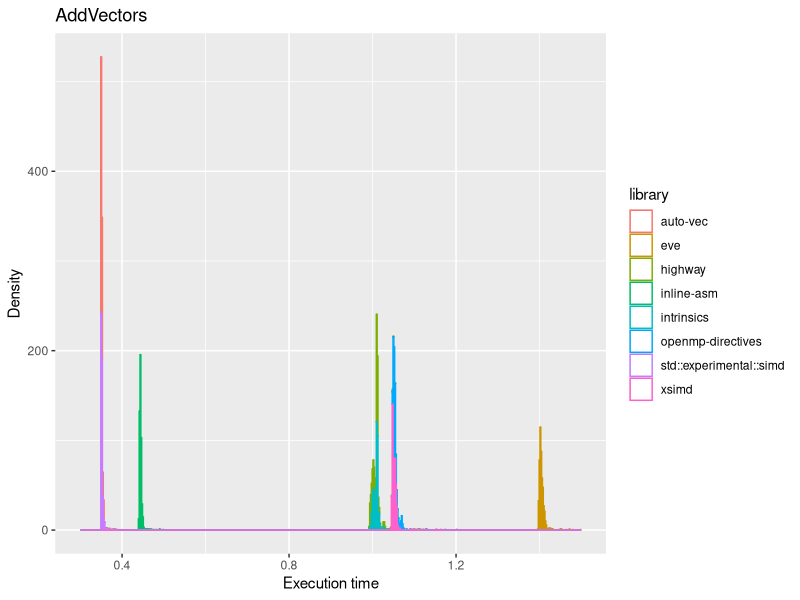
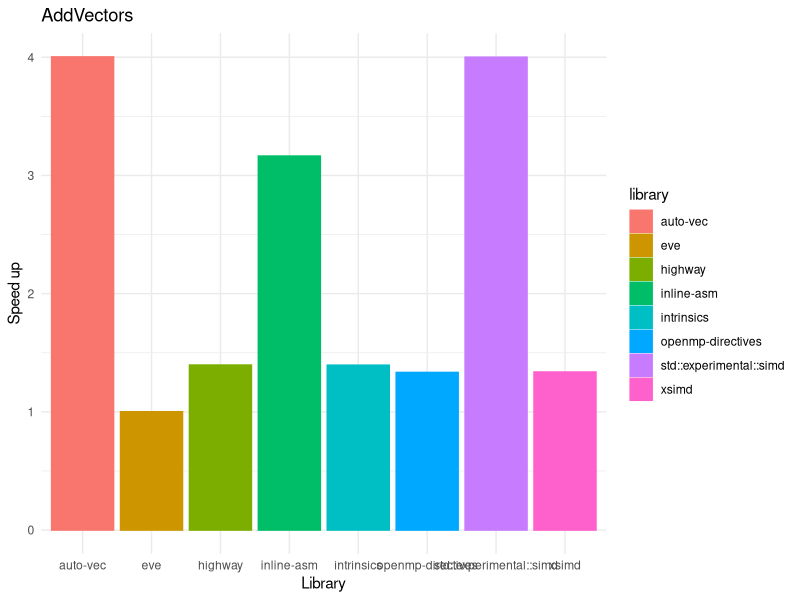

R code for these plots, in order: (Note: this script raises an error after producing the figures.)
#install.packages("readxl")
library(readxl)
#install.packages("dplyr")
library(dplyr)
#install.packages("tidyverse")
library(tidyverse)
#install.packages("car")
library(car)

Data <- read_xlsx("consolidated_data.xlsx")
Data$library <- factor(Data$library)
Data$benchmark <- factor(Data$benchmark)
colnames(Data)[which(names(Data) == "execution time")] <- "execution_time"

Data_BMAddVectors <- Data %>% filter(benchmark == "BM_AddVectors/1/2/3/4/min_time:0.500/repeats:1000")
Data_BMAddVectors <- Data_BMAddVectors %>% filter(library != "no-vec")

histogram <- ggplot(Data_BMAddVectors, aes(x=execution_time, color=library)) + 
  geom_histogram(binwidth=0.002, aes(y=..density..), fill="white") +
  labs(title="AddVectors", y="Density", x="Execution time") +
  scale_x_continuous(limits = c(0.3, 1.5))

ggsave("BMAddVectors_hist.png", plot=histogram, width=14, height=5, dpi=300)

Data_BMAddVectors$execution_time <- 1.407 / Data_BMAddVectors$execution_time

barchart <- ggplot(data=Data_BMAddVectors, aes(x = library,
                                                       y = execution_time,
                                                       colour = library,
                                                       fill = library,
                                                       group = library)) +
  labs(title="AddVectors", y="Speed up", x="Library") +
  theme_minimal() +
  geom_bar(stat = "summary", fun = "mean")

ggsave("BMAddVectors_bar.png", plot=barchart, width=14, height=5, dpi=300)

leveneTest(execution_time ~ library, data = Data_BMReverseVector)
res.aov <- aov(execution_time ~ library, data = Data_BMReverseVector)
summary(res.aov)
TukeyHSD(res.aov)

Data_BMFindInVector <- Data %>% filter(benchmark == "BM_FindInVector/456/4096/3254/min_time:0.500/repeats:1000")
Data_BMFindInVector <- Data_BMFindInVector %>% filter(library != "no-vec")

histogram <- ggplot(Data_BMFindInVector, aes(x=execution_time, color=library)) + 
  geom_histogram(binwidth=0.1, aes(y=..density..), fill="white") +
  labs(title="FindInVector", y="Density", x="Execution time") +
  scale_x_continuous(limits = c(220, 410))

ggsave("BMFindInVector_hist.png", plot=histogram, width=14, height=5, dpi=300)

Data_BMFindInVector$execution_time <- 2535 / Data_BMFindInVector$execution_time

barchart <- ggplot(data=Data_BMFindInVector, aes(x = library,
                                               y = execution_time,
                                               colour = library,
                                               fill = library,
                                               group = library)) +
  labs(title="FindInVector", y="Speed up", x="Library") +
  theme_minimal() +
  geom_bar(stat = "summary", fun = "mean")

ggsave("BMFindInVector_box.png", plot=barchart, width=14, height=5, dpi=300)

leveneTest(execution_time ~ library, data = Data_BMReverseVector)
res.aov <- aov(execution_time ~ library, data = Data_BMReverseVector)
summary(res.aov)
TukeyHSD(res.aov)

Data_BMFindInVectorFaster <- Data %>% filter(benchmark == "BM_FindInVectorFaster/456/4096/3254/min_time:0.500/repeats:1000")
Data_BMFindInVectorFaster <- Data_BMFindInVectorFaster %>% filter(library != "no-vec")

histogram <- ggplot(Data_BMFindInVectorFaster, aes(x=execution_time, color=library)) + 
  geom_histogram(binwidth=0.1, aes(y=..density..), fill="white") +
  labs(title="FindInVectorFaster", y="Density", x="Execution time") +
  scale_x_continuous(limits = c(150, 400))

ggsave("BMFindInVectorFaster_hist.png", plot=histogram, width=14, height=5, dpi=300)

Data_BMFindInVectorFaster$execution_time <- 2535 / Data_BMFindInVectorFaster$execution_time

barchart <- ggplot(data=Data_BMFindInVectorFaster, aes(x = library,
                                                       y = execution_time,
                                                       colour = library,
                                                       fill = library,
                                                       group = library)) +
  labs(title="FindInVectorFaster", y="Speed up", x="Library") +
  theme_minimal() +
  geom_bar(stat = "summary", fun = "mean")

ggsave("BMFindInVectorFaster_box.png", plot=barchart, width=14, height=5, dpi=300)

leveneTest(execution_time ~ library, data = Data_BMReverseVector)
res.aov <- aov(execution_time ~ library, data = Data_BMReverseVector)
summary(res.aov)
TukeyHSD(res.aov)

Data_BMSumVector <- Data %>% filter(benchmark == "BM_SumVector/0/4096/min_time:0.500/repeats:1000")
Data_BMSumVector <- Data_BMSumVector %>% filter(library != "no-vec")

histogram <- ggplot(Data_BMSumVector, aes(x=execution_time, color=library)) + 
  geom_histogram(binwidth=0.1, aes(y=..density..), fill="white") +
  labs(title="SumVector", y="Density", x="Execution time") +
  scale_x_continuous(limits = c(105, 285))

ggsave("BMSumVector_hist.png", plot=histogram, width=14, height=5, dpi=300)

Data_BMSumVector$execution_time <- 1856 / Data_BMSumVector$execution_time

barchart <- ggplot(data=Data_BMSumVector, aes(x = library,
                                                 y = execution_time,
                                                 colour = library,
                                                 fill = library,
                                                 group = library)) +
  labs(title="SumVector", y="Speed up", x="Library") +
  theme_minimal() +
  geom_bar(stat = "summary", fun = "mean")

ggsave("BMSumVector_box.png", plot=barchart, width=14, height=5, dpi=300)

leveneTest(execution_time ~ library, data = Data_BMReverseVector)
res.aov <- aov(execution_time ~ library, data = Data_BMReverseVector)
summary(res.aov)
TukeyHSD(res.aov)

Data_BMReverseVector <- Data %>% filter(benchmark == "BM_ReverseVector/0/4096/min_time:0.500/repeats:1000")
Data_BMReverseVector <- Data_BMReverseVector %>% filter(library != "no-vec")

histogram <- ggplot(Data_BMReverseVector, aes(x=execution_time, color=library)) + 
  geom_histogram(binwidth=0.1, aes(y=..density..), fill="white") +
  labs(title="ReverseVector", y="Density", x="Execution time") +
  scale_x_continuous(limits = c(180, 265))

ggsave("BMReverseVector_hist.png", plot=histogram, width=14, height=5, dpi=300)

Data_BMReverseVector$execution_time <- 1540 / Data_BMReverseVector$execution_time

barchart <- ggplot(data=Data_BMReverseVector, aes(x = library,
                                              y = execution_time,
                                              colour = library,
                                              fill = library,
                                              group = library)) +
  labs(title="ReverseVector", y="Speed up", x="Library") +
  theme_minimal() +
  geom_bar(stat = "summary", fun = "mean")

ggsave("BMReverseVector_box.png", plot=barchart, width=14, height=5, dpi=300)

leveneTest(execution_time ~ library, data = Data_BMReverseVector)
res.aov <- aov(execution_time ~ library, data = Data_BMReverseVector)
summary(res.aov)
TukeyHSD(res.aov)
